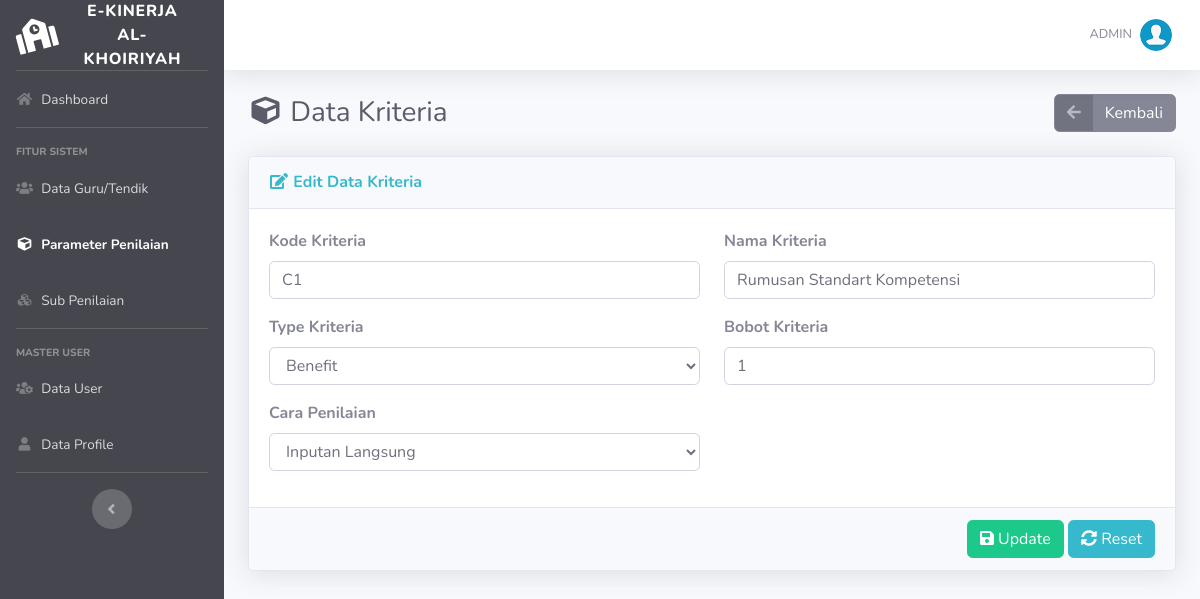
/edit-kriteria.php?id=25 (signed in), run on the app's committed database.
### tables this page shows
CREATE TABLE `kriteria` (
  `id_kriteria` int(11) NOT NULL,
  `kode_kriteria` varchar(10) NOT NULL,
  `nama` varchar(50) NOT NULL,
  `type` enum('Benefit','Cost') NOT NULL,
  `bobot` float NOT NULL,
  `ada_pilihan` tinyint(1) DEFAULT NULL,
  `id_variabel` int(11) NOT NULL
);

### includes/functions.php (called while the page is built, shortened)
<?php
function get_role() {
	if(isset($_SESSION['user_id']) && isset($_SESSION['role'])) {
		if($_SESSION['role'] == '1') {
			return 'admin';
		} else {
			return 'user';
		}
	} else {
		return false;
	}
}
?>

### edit-kriteria.php (the view, shortened to what this page needs)
<?php require_once('includes/init.php');
$user_role = get_role();
if($user_role == 'admin') {
$id_kriteria = (isset($_GET['id'])) ? trim($_GET['id']) : '';
require_once('template/header.php');
?>
<div class="d-sm-flex align-items-center justify-content-between mb-4">
    <h1 class="h3 mb-0 text-gray-800"><i class="fas fa-fw fa-cube"></i> Data Kriteria</h1>
	<a href="list-kriteria.php" class="btn btn-secondary btn-icon-split"><span class="icon text-white-50"><i class="fas fa-arrow-left"></i></span>
		<span class="text">Kembali</span>
	</a>
</div>
<div class="card shadow mb-4">
    <div class="card-header py-3">
        <h6 class="m-0 font-weight-bold text-info"><i class="fas fa-fw fa-edit"></i> Edit Data Kriteria</h6>
    </div>
	<form action="edit-kriteria.php?id=<?php echo $id_kriteria; ?>" method="post">
		<?php
		if(!$id_kriteria) {
		?>
		<div class="card-body">
			<div class="alert alert-danger">Data tidak ada</div>
		</div>
		<?php
		}else{
		$data = mysqli_query($koneksi,"SELECT * FROM kriteria WHERE id_kriteria='$id_kriteria'");
		$cek = mysqli_num_rows($data);
		if($cek <= 0) {
		?>
		<div class="card-body">
			<div class="alert alert-danger">Data tidak ada</div>
		</div>
		<?php
		}else{
			while($d = mysqli_fetch_array($data)){
		?>
		<div class="card-body">
			<div class="row">
				<div class="form-group col-md-6">
					<label class="font-weight-bold">Kode Kriteria</label>
					<input autocomplete="off" type="text" name="kode_kriteria" required value="<?php echo $d['kode_kriteria']; ?>" class="form-control"/>
				</div>
				<div class="form-group col-md-6">
					<label class="font-weight-bold">Nama Kriteria</label>
					<input autocomplete="off" type="text" name="nama" required value="<?php echo $d['nama']; ?>" class="form-control"/>
				</div>
				<div class="form-group col-md-6">
					<label class="font-weight-bold">Type Kriteria</label>
					<select name="type" class="form-control" required>
						<option value="Benefit" <?php if($d['type']=="Benefit") {echo "selected";} ?>>Benefit</option>
					</select>
				</div>
				<div class="form-group col-md-6">
					<label class="font-weight-bold">Bobot Kriteria</label>
					<input autocomplete="off" type="number" name="bobot" required value="<?php echo $d['bobot']; ?>" step="0.01" class="form-control"/>
				</div>
				<div class="form-group col-md-6">
					<label class="font-weight-bold">Cara Penilaian</label>
					<select name="ada_pilihan" class="form-control" required>
						<option value="0" <?php if($d['ada_pilihan']=="0") {echo "selected";} ?>>Inputan Langsung</option>
					</select>
				</div>
			</div>
		</div>
		<div class="card-footer text-right">
            <button name="submit" value="submit" type="submit" class="btn btn-success"><i class="fa fa-save"></i> Update</button>
            <button type="reset" class="btn btn-info"><i class="fa fa-sync-alt"></i> Reset</button>
        </div>
		<?php
		}
		}
		}
		?>
	</form>
</div>
<?php
require_once('template/footer.php');
}else {
	header('Location: login.php');
}
?>

### data on the page
kriteria: kode_kriteria "C1", nama "Rumusan Standart Kompetensi", type "Benefit", bobot "1", ada_pilihan "Inputan Langsung"

### other printed values
$_SESSION['username'] "ADMIN"
